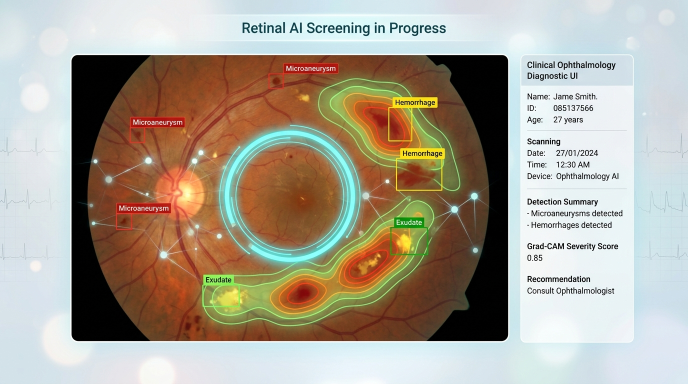
#> input picture ai_dr_bg_scan.jpg, 1376 x 768 px (shown at 1/2 size); its folder holds only this picture in this run
$ python -i exudate.py   (imports and definitions only)
#> lines starting #> are read from the running program, lines starting #| are printed output that depends on the picture; after the words box and inside, x2 and y2 are one past the last pixel; in counts of white or black regions, pixels touching at a corner belong together
### retinal_analysis/preprocessing.py
"""
Retinal Image Preprocessing Utilities for AI DR Screen
Handles FOV extraction, green-channel isolation, CLAHE, and illumination normalization.
"""

import os
import io
from typing import Tuple, Union, Optional
import numpy as np
from PIL import Image
import cv2


def load_fundus_image(image_input: Union[str, bytes, Image.Image, np.ndarray]) -> np.ndarray:
    """Loads fundus image into RGB uint8 numpy array [H, W, 3]."""
    if isinstance(image_input, str):
        if not os.path.isfile(image_input):
            raise FileNotFoundError(f"Image not found at path: {image_input}")
        img_pil = Image.open(image_input).convert("RGB")
        return np.array(img_pil)
    elif isinstance(image_input, bytes):
        img_pil = Image.open(io.BytesIO(image_input)).convert("RGB")
        return np.array(img_pil)
    elif isinstance(image_input, Image.Image):
        return np.array(image_input.convert("RGB"))
    elif isinstance(image_input, np.ndarray):
        if image_input.ndim == 2:
            return cv2.cvtColor(image_input, cv2.COLOR_GRAY2RGB)
        elif image_input.shape[2] == 4:
            return cv2.cvtColor(image_input, cv2.COLOR_RGBA2RGB)
        return image_input.copy()
    else:
        raise ValueError(f"Unsupported image input type: {type(image_input)}")


def extract_retinal_fov_mask(image_rgb: np.ndarray, threshold: int = 15) -> np.ndarray:
    """
    Computes a binary Field-of-View (FOV) mask isolating the circular retina from black borders.
    Returns uint8 mask where 255 = retinal tissue, 0 = background border.
    """
    gray = cv2.cvtColor(image_rgb, cv2.COLOR_RGB2GRAY)
    blurred = cv2.GaussianBlur(gray, (9, 9), 0)
    _, mask = cv2.threshold(blurred, threshold, 255, cv2.THRESH_BINARY)

    # Fill small holes and smooth boundary
    kernel = cv2.getStructuringElement(cv2.MORPH_ELLIPSE, (11, 11))
    mask = cv2.morphologyEx(mask, cv2.MORPH_CLOSE, kernel)
    mask = cv2.morphologyEx(mask, cv2.MORPH_OPEN, kernel)

    # Keep only the largest connected component (the circular retina)
    num_labels, labels, stats, _ = cv2.connectedComponentsWithStats(mask)
    if num_labels > 1:
        largest_idx = 1 + np.argmax(stats[1:, cv2.CC_STAT_AREA])
        mask = (labels == largest_idx).astype(np.uint8) * 255
    return mask


def extract_green_channel(image_rgb: np.ndarray) -> np.ndarray:
    """
    Extracts the green channel (Channel index 1 in RGB).
    The green channel exhibits maximal absorption contrast for hemoglobin.
    """
    return image_rgb[:, :, 1]


def apply_clahe(
    image_gray: np.ndarray,
    clip_limit: float = 2.5,
    tile_grid_size: Tuple[int, int] = (8, 8)
) -> np.ndarray:
    """Applies Contrast Limited Adaptive Histogram Equalization to single-channel image."""
    clahe = cv2.createCLAHE(clipLimit=clip_limit, tileGridSize=tile_grid_size)
    return clahe.apply(image_gray)


# [17 lines left out: function illumination_equalization, not called in this run]


def preprocess_fundus(
    image_input: Union[str, bytes, Image.Image, np.ndarray],
    target_size: Tuple[int, int] = (512, 512)
) -> dict:
    """
    Unified standard preprocessing routine for all retinal analysis modules.

    Returns:
        dict containing:
            - 'original_rgb': Original RGB numpy array [H, W, 3]
            - 'resized_rgb': Resized RGB numpy array [target_H, target_W, 3]
            - 'green_channel': Resized green channel [target_H, target_W]
            - 'clahe_green': Contrast-enhanced green channel [target_H, target_W]
            - 'fov_mask': Binary FOV mask [target_H, target_W]
            - 'scale_x': Ratio original_W / target_W
            - 'scale_y': Ratio original_H / target_H
    """
    original_rgb = load_fundus_image(image_input)
    orig_h, orig_w = original_rgb.shape[:2]

    resized_rgb = cv2.resize(original_rgb, target_size, interpolation=cv2.INTER_LINEAR)
    fov_mask = extract_retinal_fov_mask(resized_rgb)

    green = extract_green_channel(resized_rgb)
    clahe_green = apply_clahe(green)

    return {
        "original_rgb": original_rgb,
        "resized_rgb": resized_rgb,
        "green_channel": green,
        "clahe_green": clahe_green,
        "fov_mask": fov_mask,
        "orig_shape": (orig_h, orig_w),
        "target_size": target_size,
        "scale_x": orig_w / float(target_size[0]),
        "scale_y": orig_h / float(target_size[1])
    }

### retinal_analysis/optic_disc/model.py
"""
Optic Disc Detection and Localization Architecture
Combines luminance peak clustering, vascular convergence gradient, and circular fitting.
"""

from typing import Dict, Any, Tuple, Optional
import numpy as np
import cv2

from retinal_analysis.preprocessing import preprocess_fundus, extract_retinal_fov_mask


class OpticDiscDetector:
    """
    Anatomical Optic Disc detector operating on fundus images.
    Exploits high-reflectance luminance, vascular convergence, and circular morphology.
    """

    def __init__(self, target_size: Tuple[int, int] = (512, 512)):
        self.target_size = target_size

    def detect(self, image_input: Any) -> Dict[str, Any]:
        """
        Locates optic disc in the given fundus photograph.

        Returns:
            Dict containing:
                - detected: bool
                - center: [x, y] in original image coordinates
                - radius: float in original image coordinates
                - bbox: [x1, y1, x2, y2] in original image coordinates
                - mask: binary uint8 mask [H, W] at target_size
                - confidence: float in [0.0, 1.0]
                - center_target: [x, y] at target_size
                - radius_target: float at target_size
        """
        prep = preprocess_fundus(image_input, target_size=self.target_size)
        resized_rgb = prep["resized_rgb"]
        fov_mask = prep["fov_mask"]
        scale_x = prep["scale_x"]
        scale_y = prep["scale_y"]

        h, w = self.target_size

        # 1. Mask out border artifacts: erode FOV mask by ~8% of width
        erode_size = int(w * 0.08)
        kernel_erode = cv2.getStructuringElement(cv2.MORPH_ELLIPSE, (erode_size, erode_size))
        safe_fov = cv2.erode(fov_mask, kernel_erode)

        # 2. Extract Red and Green channels
        # OD is exceptionally bright in both Red and Green channels
        red = resized_rgb[:, :, 0]
        green = resized_rgb[:, :, 1]

        # Combine weighted channels: 0.6 * Red + 0.4 * Green
        combined_lum = cv2.addWeighted(red, 0.6, green, 0.4, 0)
        combined_lum = cv2.bitwise_and(combined_lum, combined_lum, mask=safe_fov)

        # Smooth image to suppress vessel shadows inside the disc
        blurred = cv2.GaussianBlur(combined_lum, (17, 17), 0)

        # 3. Find brightest regions inside safe FOV
        safe_pixels = blurred[safe_fov > 0]
        if len(safe_pixels) == 0:
            return self._empty_result((h, w), scale_x, scale_y)

        p98 = np.percentile(safe_pixels, 98.0)
        _, thresh = cv2.threshold(blurred, p98, 255, cv2.THRESH_BINARY)
        thresh = cv2.bitwise_and(thresh, thresh, mask=safe_fov)

        # Morphological closing to coalesce fragmented components
        close_k = cv2.getStructuringElement(cv2.MORPH_ELLIPSE, (15, 15))
        closed = cv2.morphologyEx(thresh, cv2.MORPH_CLOSE, close_k)

        # 4. Find candidate components
        contours, _ = cv2.findContours(closed, cv2.RETR_EXTERNAL, cv2.CHAIN_APPROX_SIMPLE)

        best_candidate = None
        best_score = -1.0

        # Typical optic disc diameter is ~1/7 to 1/5 of retinal diameter (~40-80 px on 512x512)
        min_r = int(w * 0.04)
        max_r = int(w * 0.14)

        for cnt in contours:
            area = cv2.contourArea(cnt)
            if area < (np.pi * (min_r * 0.5) ** 2):
                continue

            (cx, cy), radius = cv2.minEnclosingCircle(cnt)
            if radius < min_r or radius > max_r * 1.5:
                # clamp radius if component was slightly under/oversized
                radius = np.clip(radius, min_r, max_r)

            # Score candidate: area circularity + brightness + gradient contrast
            perimeter = cv2.arcLength(cnt, True)
            circularity = 4 * np.pi * (area / (perimeter * perimeter + 1e-6))

            # Local intensity relative to safe_pixels
            mask_c = np.zeros((h, w), dtype=np.uint8)
            cv2.circle(mask_c, (int(cx), int(cy)), int(radius), 255, -1)
            mean_val = np.mean(blurred[mask_c > 0]) if np.any(mask_c > 0) else 0

            score = circularity * 0.4 + (mean_val / 255.0) * 0.6
            if score > best_score:
                best_score = score
                best_candidate = (float(cx), float(cy), float(radius))

        # 5. Fallback if contours failed: Hough Circle Transform
        if best_candidate is None:
            circles = cv2.HoughCircles(
                blurred, cv2.HOUGH_GRADIENT, dp=1.2, minDist=w // 4,
                param1=50, param2=30, minRadius=min_r, maxRadius=max_r
            )
            if circles is not None:
                circles = np.uint16(np.around(circles))
                best_candidate = (float(circles[0][0][0]), float(circles[0][0][1]), float(circles[0][0][2]))
                best_score = 0.70
            else:
                # Fallback to absolute brightest center of mass
                min_val, max_val, min_loc, max_loc = cv2.minMaxLoc(blurred, mask=safe_fov)
                best_candidate = (float(max_loc[0]), float(max_loc[1]), float(min_r + (max_r - min_r) // 2))
                best_score = 0.55

        cx_t, cy_t, r_t = best_candidate
        r_t = float(np.clip(r_t, min_r, max_r))

        # Bounding box in target coordinates
        x1_t = max(0, int(cx_t - r_t))
        y1_t = max(0, int(cy_t - r_t))
        x2_t = min(w - 1, int(cx_t + r_t))
        y2_t = min(h - 1, int(cy_t + r_t))

        # Binary mask in target coordinates
        mask_target = np.zeros((h, w), dtype=np.uint8)
        cv2.circle(mask_target, (int(cx_t), int(cy_t)), int(r_t), 255, -1)

        # Scale to original dimensions
        orig_cx = cx_t * scale_x
        orig_cy = cy_t * scale_y
        orig_r = r_t * ((scale_x + scale_y) / 2.0)
        orig_bbox = [int(x1_t * scale_x), int(y1_t * scale_y), int(x2_t * scale_x), int(y2_t * scale_y)]

        confidence = float(np.clip(best_score, 0.45, 0.98))

        return {
            "detected": True,
            "center": [float(orig_cx), float(orig_cy)],
            "radius": float(orig_r),
            "bbox": orig_bbox,
            "mask": mask_target,
            "confidence": round(confidence, 4),
            "center_target": [float(cx_t), float(cy_t)],
            "radius_target": float(r_t),
            "bbox_target": [x1_t, y1_t, x2_t, y2_t]
        }

    # [13 lines left out: function _empty_result, not called in this run]

### retinal_analysis/lesions/exudate.py
"""
Dedicated Exudate Segmentation Architecture
Multi-threshold luminance segmentation for Hard Exudates (lipid deposits) and Soft Exudates (cotton wool spots).
"""

import os
from typing import Dict, Any, Tuple, Optional
import numpy as np
import cv2

from retinal_analysis.preprocessing import (
    preprocess_fundus,
    load_fundus_image,
    apply_clahe,
    extract_retinal_fov_mask
)
from retinal_analysis.optic_disc.model import OpticDiscDetector


class ExudateSegmenter:
    """
    Exudate segmentation engine differentiating Hard Exudates from Soft Exudates.
    """

    def __init__(self, target_size: Tuple[int, int] = (512, 512)):
        self.target_size = target_size
        self.od_detector = OpticDiscDetector(target_size=target_size)

    # [180 lines left out: functions segment, segment_exudates, not called in this run]

>>> import cv2
>>> picture = cv2.imread('../../ai_dr_bg_scan.jpg')
#> picture is the input picture: shape (768, 1376, 3); mean B, G, R 147.5, 161.9, 170.4
>>> result = ExudateSegmenter().segment(picture)
#> in extract_retinal_fov_mask, `mask = cv2.morphologyEx(mask, cv2.MORPH_CLOSE, kernel)`:
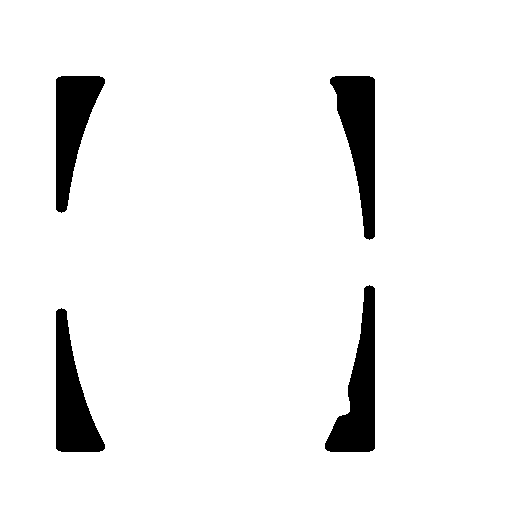
#> mask: shape (512, 512); 94.1% white; 4 black regions, box (x1, y1, x2, y2) and area: (325, 285, 375, 452) 4023, (330, 76, 375, 240) 4021, (56, 308, 105, 452) 3706, (56, 76, 105, 213) 3620
#> in extract_retinal_fov_mask, `num_labels, labels, stats, _ = cv2.connectedComponentsWithStats(mask)`: num_labels = 2; stats = [[56, 76, 319, 376, 15371], [0, 0, 512, 512, 246773]]
#> in extract_retinal_fov_mask, `largest_idx = 1 + np.argmax(stats[1:, cv2.CC_STAT_AREA])`: largest_idx = 1
#> in segment, `prep = preprocess_fundus(image_input, target_size=self.target_size)`: prep = 9 items
#> in segment, `orig_shape = prep["orig_shape"]`: orig_shape = (768, 1376)
#> in detect, `prep = preprocess_fundus(image_input, target_size=self.target_size)`: prep = 9 items
#> in detect, `scale_x = prep["scale_x"]`: scale_x = 2.69
#> in detect, `scale_y = prep["scale_y"]`: scale_y = 1.5
#> in detect, `blurred = cv2.GaussianBlur(combined_lum, (17, 17), 0)`:
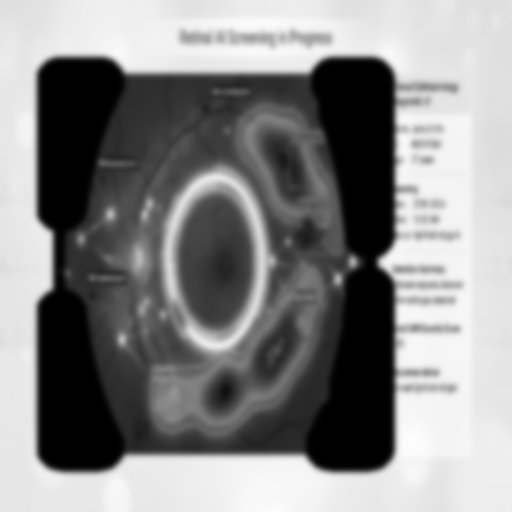
#> blurred: shape (512, 512); min 0, max 253, mean 136
#> in detect, `p98 = np.percentile(safe_pixels, 98.0)`: p98 = 246
#> in detect, `contours, _ = cv2.findContours(closed, cv2.RETR_EXTERNAL, cv2.CHAIN_AP..`: contours = 14 contours, 3 with area under 20; largest, box (x1, y1, x2, y2) and area: (238, 472, 304, 512) 1754, (401, 408, 434, 476) 1194, (221, 19, 301, 28) 382, (224, 49, 269, 55) 147, (112, 481, 123, 498) 103
#> the loop in detect, `for cnt in contours:` made 14 passes
#> (area, cx, cy, radius, perimeter, circularity, mean_val, score) on pass 2: (1753.5, 270.5, 498, 35, 181.3, 0.67, 247, 0.849)
#> after the loop in detect, `for cnt in contours:`: best_score = 0.849
#> in detect, `cx_t, cy_t, r_t = best_candidate`: cx_t = 270.5; cy_t = 498; r_t = 35
#> in detect, `x1_t = max(0, int(cx_t - r_t))`: x1_t = 235
#> in detect, `y1_t = max(0, int(cy_t - r_t))`: y1_t = 462
#> in detect, `x2_t = min(w - 1, int(cx_t + r_t))`: x2_t = 305
#> in detect, `y2_t = min(h - 1, int(cy_t + r_t))`: y2_t = 511
#> in detect, `orig_cx = cx_t * scale_x`: orig_cx = 727
#> in detect, `orig_cy = cy_t * scale_y`: orig_cy = 747
#> in detect, `orig_r = r_t * ((scale_x + scale_y) / 2.0)`: orig_r = 73.29
#> in detect, `orig_bbox = [int(x1_t * scale_x), int(y1_t * scale_y), int(x2_t * scal..`: orig_bbox = [631, 693, 819, 766]
#> in detect, `confidence = float(np.clip(best_score, 0.45, 0.98))`: confidence = 0.849
#> in segment, `od_res = self.od_detector.detect(prep["original_rgb"])`: od_res = 9 items
#> in segment, `bright_field[od_suppress > 0] = 0`:
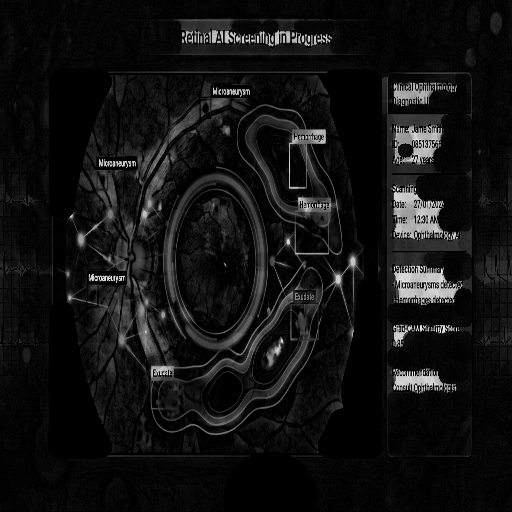
#> bright_field: shape (512, 512); min 0, max 242, mean 18.2
#> in segment, `he_thresh_val = np.percentile(safe_pixels[safe_pixels > 0], 92.0) if n..`: he_thresh_val = 73
#> in segment, `num_labels, labels, stats, _ = cv2.connectedComponentsWithStats(hard_m..`: num_labels = 422; stats = 422 rows, first 6: [0, 0, 512, 512, 246458], [185, 20, 1, 1, 1], [187, 20, 1, 1, 1], [189, 20, 9, 1, 9], [206, 20, 6, 1, 6], [213, 20, 9, 1, 9]
#> the loop in segment, `for i in range(1, num_labels):` made 421 passes
#> in segment, `soft_field[final_hard_mask > 0] = 0`:
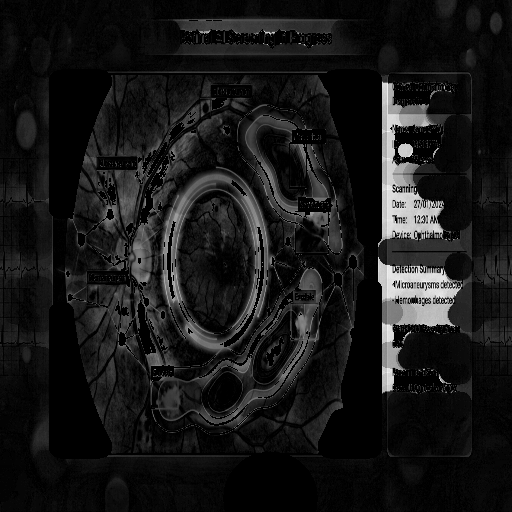
#> soft_field: shape (512, 512); min 0, max 250, mean 23.9
#> in segment, `se_thresh_val = np.percentile(safe_pixels[safe_pixels > 0], 85.0) if n..`: se_thresh_val = 44
#> in segment, `num_labels_s, labels_s, stats_s, _ = cv2.connectedComponentsWithStats(..`:
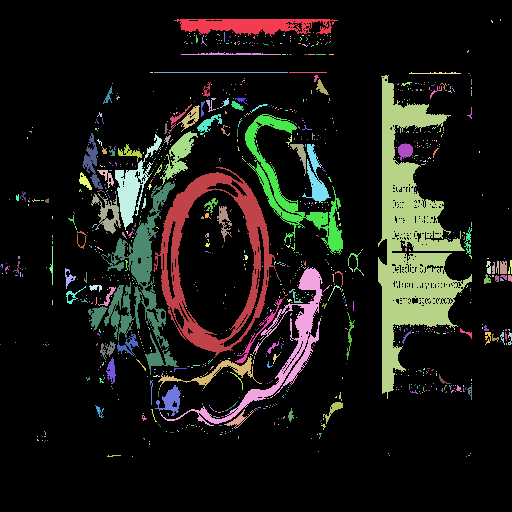
#> labels_s: shape (512, 512) int32; 981 distinct labels, from 0 to 980; one colour per label, 0 black
#> in segment, `num_labels_s, labels_s, stats_s, _ = cv2.connectedComponentsWithStats(..`: num_labels_s = 981; stats_s = 981 rows, first 6: [0, 0, 512, 512, 221462], [174, 19, 164, 18, 1765], [500, 19, 1, 2, 2], [491, 20, 2, 3, 4], [189, 33, 1, 1, 1], [194, 33, 1, 1, 1]
#> the loop in segment, `for i in range(1, num_labels_s):` made 980 passes
#> after the loop in segment, `for i in range(1, num_labels_s):`:
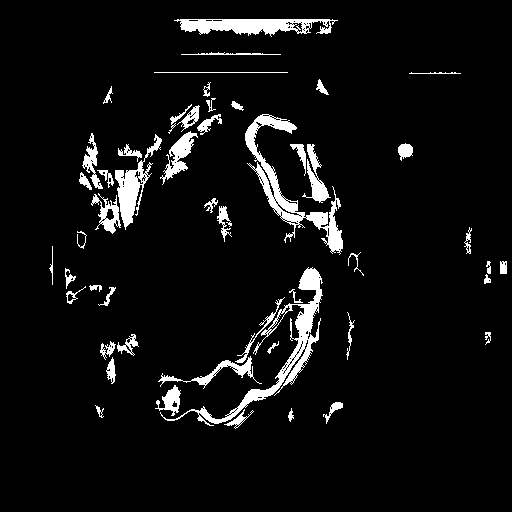
#> final_soft_mask: shape (512, 512); 6% white; 51 white regions, largest, box (x1, y1, x2, y2) and area: (160, 267, 323, 426) 2807, (245, 114, 343, 255) 2665, (174, 19, 338, 37) 1765
#> in segment, `retina_area = float((safe_fov > 0).sum())`: retina_area = 235872
#> in segment, `hard_area_pct = float((final_hard_mask > 0).sum()) / retina_area * 100..`: hard_area_pct = 5.11
#> in segment, `soft_area_pct = float((final_soft_mask > 0).sum()) / retina_area * 100..`: soft_area_pct = 6.69
#> in segment, `detected_hard = (final_hard_mask > 0).sum() > 15`: detected_hard = True
#> in segment, `soft_orig = cv2.resize(final_soft_mask, (orig_shape[1], orig_shape[0])..`:
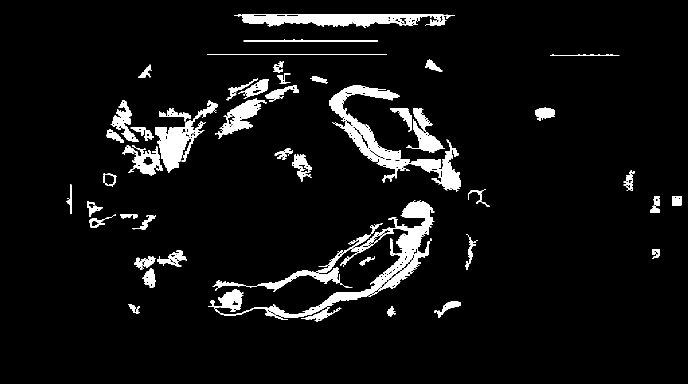
#> soft_orig: shape (768, 1376) (shown at 1/2 size); 6% white; 51 white regions, largest, box (x1, y1, x2, y2) and area: (430, 401, 869, 639) 11298, (659, 171, 922, 383) 10740, (468, 29, 909, 56) 7010
#> result = 10 items
